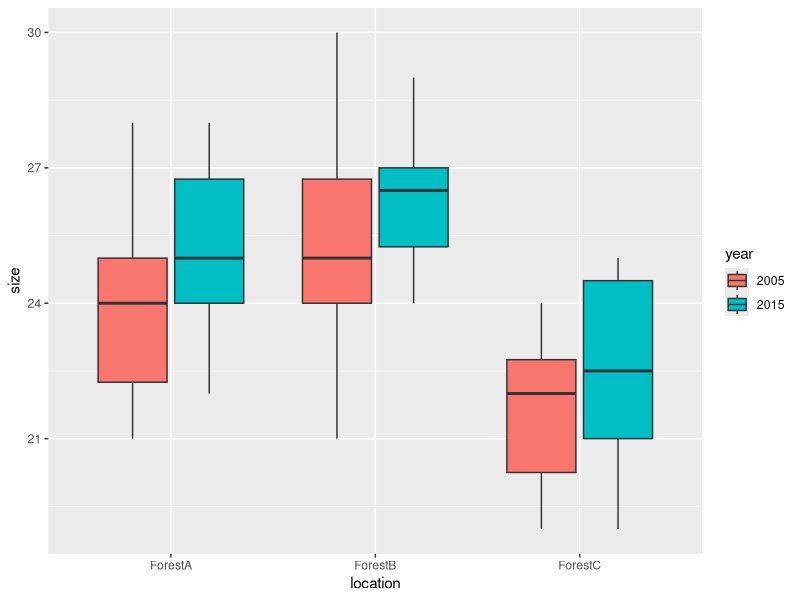

The R script that drew this image:
## ---- chunk 1
knitr::opts_chunk$set(echo = TRUE)

# title: factorial design
# author: jonathan
# revised: 15/4/2020

WEB <- c("https://bioceed.uib.no/dropfolder/bioSTATS/Rmd/Basic/ANOVA/factorial.html")
GIT <- c("https://github.com/jonathansoule/biostats/blob/master/Basic/ANOVA/factorial.Rmd")

library(ggplot2)
## ---- chunk 2
# response variable
size <- c(25, 22, 28, 24, 26, 24, 22, 21, 23, 25, 26, 30, 25, 24, 21, 27, 28, 23, 25, 24, 20, 22, 24, 23, 22, 24, 20, 19, 21, 22, 24, 27, 26, 24, 25, 27, 22, 28, 25, 24, 27, 29, 26, 27, 25, 27, 28, 24, 24, 26, 21, 23, 25, 20, 25, 23, 25, 19, 22, 21)

# predictor variables
location <- as.factor(c(rep("ForestA", 10), rep("ForestB", 10), rep("ForestC", 10), rep("ForestA", 10), rep("ForestB", 10), rep("ForestC", 10)))
year <- as.factor(c(rep("2005", 30), rep("2015", 30)))

# dataframe
my.dataframe <- data.frame(size, location, year)
## ---- chunk 3
ggplot(my.dataframe, aes(x = location, y = size, fill = year)) +
  geom_boxplot()
## ---- chunk 4
model <- lm(size ~ location * year, data = my.dataframe)
anova(model)
## ---- chunk 5
model2 <- lm(size ~ location + year, data = my.dataframe)
anova(model2)
